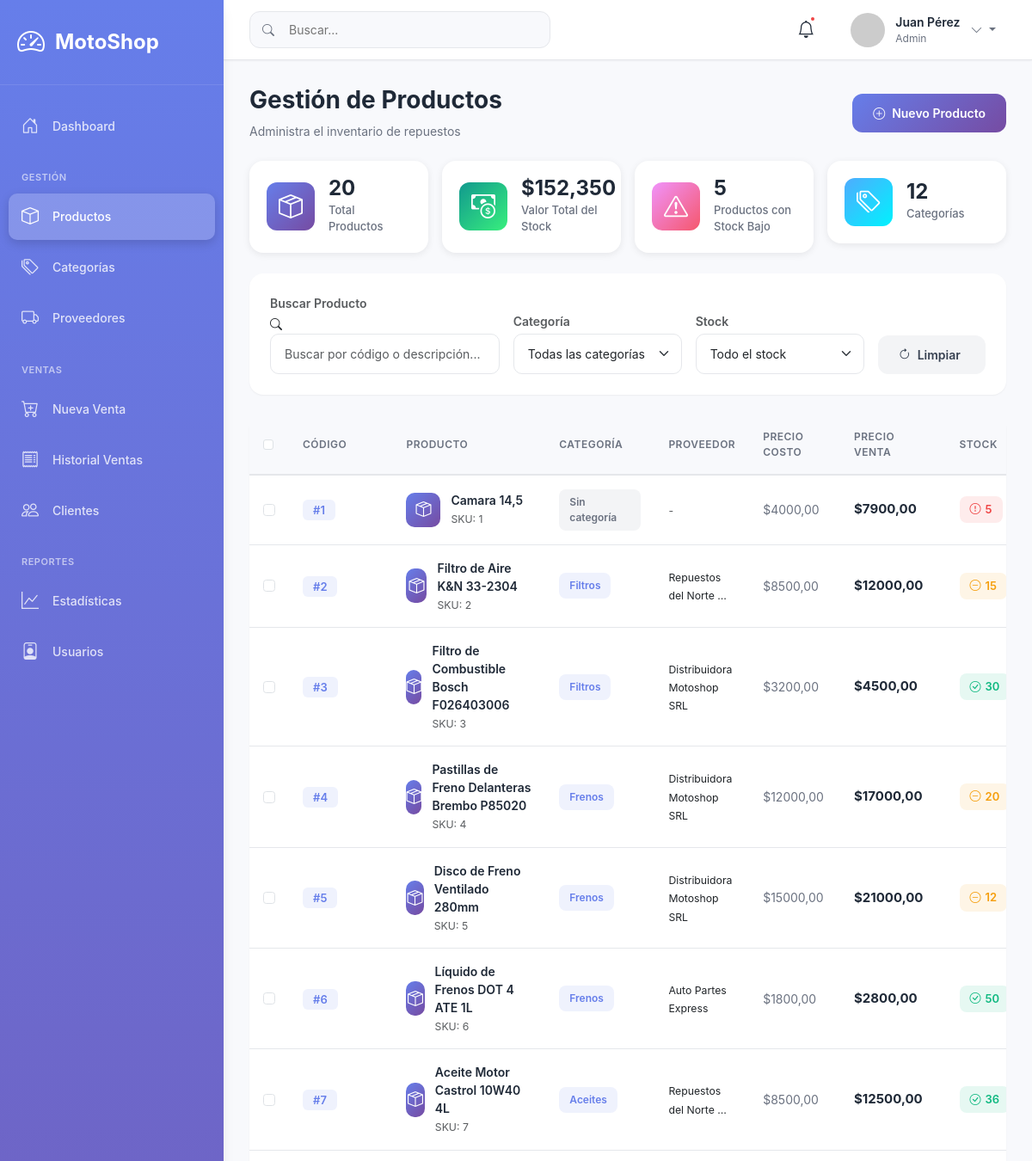
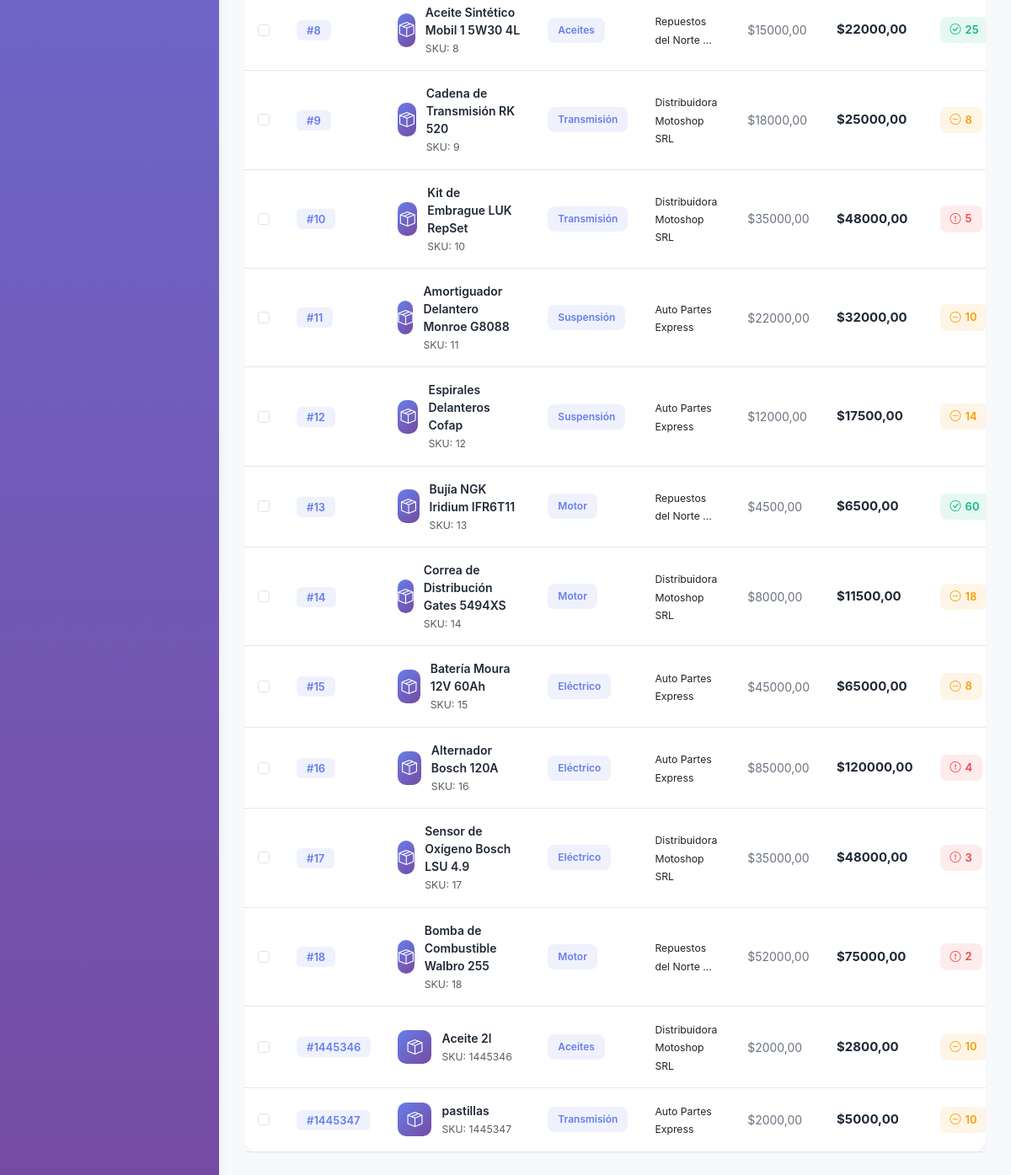
Page /inventario/productos/ (signed in) on the committed database (2 pictures, top to bottom).
### apps/inventario/models.py (models this page shows, shortened)
class Producto(models.Model):
    codigo = models.IntegerField(unique=True)
    descripcion = models.TextField(blank=True, null=True)
    precio_costo = models.DecimalField(max_digits=10, decimal_places=2)
    precio_venta = models.DecimalField(max_digits=10, decimal_places=2)
    stock = models.IntegerField(default=0)
    stock_minimo = models.IntegerField(default=5, help_text='Stock mínimo para alertas')
    categoria = models.ForeignKey(Categoria, on_delete=models.SET_NULL, null=True, blank=True)
    proveedor = models.ForeignKey(Proveedor, on_delete=models.SET_NULL, null=True, blank=True)
    estado = models.IntegerField(default=1)
    class Meta:
        db_table = 'productos'
        verbose_name = 'Producto'
        verbose_name_plural = 'Productos'
    @property
    def margen_ganancia(self):
        if self.precio_costo > 0:
            return ((self.precio_venta - self.precio_costo) / self.precio_costo) * 100
        return 0

class Categoria(models.Model):
    nombre = models.CharField(max_length=200, unique=True)
    estado = models.IntegerField(default=1)
    class Meta:
        db_table = 'categorias'
        verbose_name = 'Categoría'
        verbose_name_plural = 'Categorías'

class Proveedor(models.Model):
    CONDICIONES_IVA = [
        ('Responsable Inscripto', 'Responsable Inscripto'),
        ('Monotributista', 'Monotributista'),
        ('Exento', 'Exento'),
        ('Consumidor Final', 'Consumidor Final'),
    ]
    razon_social = models.CharField(max_length=200)
    codigo_proveedor = models.IntegerField(unique=True)
    cuit = models.CharField(max_length=13, unique=True)
    nombre_contacto = models.CharField(max_length=200, blank=True, null=True)
    telefono = models.CharField(max_length=20, blank=True, null=True)
    direccion = models.TextField(blank=True, null=True)
    email = models.EmailField(blank=True, null=True)
    condicion_iva = models.CharField(max_length=50, choices=CONDICIONES_IVA)
    estado = models.IntegerField(default=1)
    class Meta:
        db_table = 'proveedores'
        verbose_name = 'Proveedor'
        verbose_name_plural = 'Proveedores'

### apps/inventario/views.py (the view)
# urls.py: path('productos/', views.lista_productos, name='lista_productos'),
@login_required
def lista_productos(request):
    productos = Producto.objects.filter(estado=1).select_related('categoria', 'proveedor')
    productos_stock_bajo = productos.filter(stock__lte=models.F('stock_minimo')).count()
    context = {
        'productos': productos,
        'productos_stock_bajo': productos_stock_bajo,
    }
    return render(request, 'inventario/lista_productos.html', context)

### templates/inventario/lista_productos.html (shortened to what this page needs)
{% extends 'base.html' %}
{% block content %}
<div class="page-header mb-4">
    <div class="d-flex justify-content-between align-items-center">
        <div>
            <h1 class="page-title">Gestión de Productos</h1>
            <p class="page-subtitle">Administra el inventario de repuestos</p>
        </div>
        <button class="btn btn-primary-modern btn-modern" data-bs-toggle="modal" data-bs-target="#modalProducto" onclick="abrirModalNuevo()">
            <i class="bi bi-plus-circle"></i>
            Nuevo Producto
        </button>
    </div>
</div>
<div class="row g-3 mb-4">
    <div class="col-6 col-md-3">
        <div class="stat-card stat-card-purple">
            <div class="stat-icon">
                <i class="bi bi-box-seam"></i>
            </div>
            <div class="stat-content">
                <div class="stat-value">{{ productos|length }}</div>
                <div class="stat-label">Total Productos</div>
            </div>
        </div>
    </div>
    <div class="col-6 col-md-3">
        <div class="stat-card stat-card-green">
            <div class="stat-icon">
                <i class="bi bi-cash-coin"></i>
            </div>
            <div class="stat-content">
                <div class="stat-value">$152,350</div>
                <div class="stat-label">Valor Total del Stock</div>
            </div>
        </div>
    </div>
    <div class="col-6 col-md-3">
        <div class="stat-card stat-card-orange">
            <div class="stat-icon">
                <i class="bi bi-exclamation-triangle"></i>
            </div>
            <div class="stat-content">
                <div class="stat-value">{{ productos_stock_bajo }}</div>
                <div class="stat-label">Productos con Stock Bajo</div>
            </div>
        </div>
    </div>
    <div class="col-6 col-md-3">
        <div class="stat-card stat-card-blue">
            <div class="stat-icon">
                <i class="bi bi-tags"></i>
            </div>
            <div class="stat-content">
                <div class="stat-value">12</div>
                <div class="stat-label">Categorías</div>
            </div>
        </div>
    </div>
</div>
<div class="card mb-4">
    <div class="card-body">
        <div class="row g-3 align-items-end">
            <div class="col-md-4">
                <label class="form-label small text-muted mb-1">Buscar Producto</label>
                <div class="search-box-modern">
                    <i class="bi bi-search"></i>
                    <input type="text" class="form-control" id="searchInput" placeholder="Buscar por código o descripción...">
                </div>
            </div>
            <div class="col-md-3">
                <label class="form-label small text-muted mb-1">Categoría</label>
                <select class="form-select" id="filterCategoria">
                    <option value="">Todas las categorías</option>
                </select>
            </div>
            <div class="col-md-3">
                <label class="form-label small text-muted mb-1">Stock</label>
                <select class="form-select" id="filterStock">
                    <option value="">Todo el stock</option>
                </select>
            </div>
            <div class="col-md-2">
                <button class="btn btn-modern w-100" style="background: #f3f4f6; color: #374151;">
                    <i class="bi bi-arrow-clockwise"></i>
                    Limpiar
                </button>
            </div>
        </div>
    </div>
</div>
<div class="card">
    <div class="card-body p-0">
        <div class="table-responsive">
            <table class="modern-table" id="tablaProductos">
                <thead>
                    <tr>
                        <th>
                            <input type="checkbox" class="form-check-input">
                        </th>
                        <th>CÓDIGO</th>
                        <th>PRODUCTO</th>
                        <th>CATEGORÍA</th>
                        <th>PROVEEDOR</th>
                        <th>PRECIO COSTO</th>
                        <th>PRECIO VENTA</th>
                        <th>STOCK</th>
                    </tr>
                </thead>
                <tbody>
                    {% for producto in productos %}
                    <tr class="producto-row"
                        data-producto-id="{{ producto.id }}"
                        data-codigo="{{ producto.codigo }}"
                        data-descripcion="{{ producto.descripcion }}"
                        data-categoria="{{ producto.categoria.nombre|default:'' }}"
                        data-stock="{{ producto.stock }}"
                        data-precio-costo="{{ producto.precio_costo }}"
                        data-precio-venta="{{ producto.precio_venta }}"
                        data-categoria-id="{{ producto.categoria.id|default:'' }}"
                        data-proveedor-id="{{ producto.proveedor.id|default:'' }}"
                        data-proveedor="{{ producto.proveedor.razon_social|default:'Sin proveedor' }}"
                        data-margen="{{ producto.margen_ganancia|floatformat:1 }}"
                        data-stock-minimo="{{ producto.stock_minimo }}">
                        <td>
                            <input type="checkbox" class="form-check-input">
                        </td>
                        <td>
                            <span class="code-badge">#{{ producto.codigo }}</span>
                        </td>
                        <td>
                            <div class="product-info">
                                <div class="product-avatar">
                                    <i class="bi bi-box-seam"></i>
                                </div>
                                <div>
                                    <div class="product-name">{{ producto.descripcion|truncatewords:10 }}</div>
                                    <small class="text-muted">SKU: {{ producto.codigo }}</small>
                                </div>
                            </div>
                        </td>
                        <td>
                            {% if producto.categoria %}
                                <span class="badge-modern" style="background: rgba(102, 126, 234, 0.1); color: #667eea;">
                                    {{ producto.categoria.nombre }}
                                </span>
                            {% else %}
                                <span class="badge-modern" style="background: #f3f4f6; color: #6b7280;">
                                    Sin categoría
                                </span>
                            {% endif %}
                        </td>
                        <td>
                            {% if producto.proveedor %}
                                <small>{{ producto.proveedor.razon_social|truncatewords:3 }}</small>
                            {% else %}
                                <small class="text-muted">-</small>
                            {% endif %}
                        </td>
                        <td>
                            <span class="price-text">${{ producto.precio_costo }}</span>
                        </td>
                        <td>
                            <strong class="price-text-strong">${{ producto.precio_venta }}</strong>
                        </td>
                        <td>
                            {% if producto.stock <= producto.stock_minimo %}
                                <span class="stock-badge stock-low">
                                    <i class="bi bi-exclamation-circle"></i>
                                    {{ producto.stock }}
                                </span>
                            {% elif producto.stock <= producto.stock_minimo|add:"15" %}
                                <span class="stock-badge stock-medium">
                                    <i class="bi bi-dash-circle"></i>
                                    {{ producto.stock }}
                                </span>
                            {% else %}
                                <span class="stock-badge stock-high">
                                    <i class="bi bi-check-circle"></i>
                                    {{ producto.stock }}
                                </span>
                            {% endif %}
                        </td>
                    </tr>
                    {% endfor %}
                </tbody>
            </table>
        </div>
    </div>
</div>
                                {% regroup productos by categoria as categoria_list %}
                                {% regroup productos by proveedor as proveedor_list %}
{% endblock %}

### templates/base.html (shortened to what this page needs)
{% load static %}
<!DOCTYPE html>
<html lang="es">
<head>
    <link href="https://cdn.jsdelivr.net/npm/bootstrap@5.3.0/dist/css/bootstrap.min.css" rel="stylesheet">
    <link rel="stylesheet" href="https://cdn.jsdelivr.net/npm/bootstrap-icons@1.10.0/font/bootstrap-icons.css">
    <link rel="stylesheet" href="{% static 'css/modern-style.css' %}">
</head>
<body>
    <aside class="sidebar">
        <div class="sidebar-header">
            <div class="logo">
                <i class="bi bi-speedometer2"></i>
                <span class="logo-text">MotoShop</span>
            </div>
        </div>
        <nav class="sidebar-nav">
            <ul class="nav-list">
                <li class="nav-item">
                    <a href="{% url 'dashboard' %}" class="nav-link">
                        <i class="bi bi-house-door"></i>
                        <span>Dashboard</span>
                    </a>
                </li>
                <li class="nav-section">GESTIÓN</li>
                <li class="nav-item">
                    <a href="{% url 'lista_productos' %}" class="nav-link">
                        <i class="bi bi-box"></i>
                        <span>Productos</span>
                    </a>
                </li>
                <li class="nav-item">
                    <a href="{% url 'lista_categorias' %}" class="nav-link">
                        <i class="bi bi-tags"></i>
                        <span>Categorías</span>
                    </a>
                </li>
                <li class="nav-item">
                    <a href="{% url 'lista_proveedores' %}" class="nav-link">
                        <i class="bi bi-truck"></i>
                        <span>Proveedores</span>
                    </a>
                </li>
                <li class="nav-section">VENTAS</li>
                <li class="nav-item">
                    <a href="{% url 'crear_venta' %}" class="nav-link">
                        <i class="bi bi-cart-plus"></i>
                        <span>Nueva Venta</span>
                    </a>
                </li>
                <li class="nav-item">
                    <a href="{% url 'lista_ventas' %}" class="nav-link">
                        <i class="bi bi-receipt"></i>
                        <span>Historial Ventas</span>
                    </a>
                </li>
                <li class="nav-item">
                    <a href="{% url 'lista_clientes' %}" class="nav-link">
                        <i class="bi bi-people"></i>
                        <span>Clientes</span>
                    </a>
                </li>
                <li class="nav-section">REPORTES</li>
                <li class="nav-item">
                    <a href="{% url 'reportes' %}" class="nav-link">
                        <i class="bi bi-graph-up"></i>
                        <span>Estadísticas</span>
                    </a>
                </li>
                <li class="nav-item">
                    <a href="{% url 'lista_usuarios' %}" class="nav-link">
                        <i class="bi bi-person-badge"></i>
                        <span>Usuarios</span>
                    </a>
                </li>
            </ul>
        </nav>
    </aside>
    <main class="main-content">
        <nav class="top-nav">
            <div class="top-nav-left">
                <div class="search-box">
                    <i class="bi bi-search"></i>
                    <input type="text" placeholder="Buscar..." class="search-input">
                </div>
            </div>
            <div class="top-nav-right">
                <button class="icon-btn notification-btn">
                    <i class="bi bi-bell"></i>
                    <span class="badge-dot"></span>
                </button>
                <div class="user-menu">
                    <div class="user-avatar">
                        <img src="https://ui-avatars.com/api/?name={{ user.first_name }}+{{ user.last_name }}&background=667eea&color=fff" alt="User">
                    </div>
                    <div class="user-info">
                        <span class="user-name">{{ user.first_name }} {{ user.last_name }}</span>
                        <span class="user-role">{{ user.perfil.rol.tipo|default:"Admin" }}</span>
                    </div>
                    <div class="dropdown">
                        <button class="dropdown-toggle" type="button" data-bs-toggle="dropdown">
                            <i class="bi bi-chevron-down"></i>
                        </button>
                    </div>
                </div>
            </div>
        </nav>
        <div class="page-content">
            {% block content %}{% endblock %}
        </div>
    </main>
</body>
</html>

### rows in the picture
Producto: codigo "1", descripcion "Camara 14,5", shows "Sin categoría", precio_costo "4000,00", precio_venta "7900,00", stock "5"
Producto: codigo "2", descripcion "Filtro de Aire K&N 33-2304", categoria.nombre "Filtros", proveedor.razon_social "Repuestos del Norte …", precio_costo "8500,00", precio_venta "12000,00", stock "15"
Producto: codigo "3", descripcion "Filtro de Combustible Bosch F026403006", categoria.nombre "Filtros", proveedor.razon_social "Distribuidora Motoshop SRL", precio_costo "3200,00", precio_venta "4500,00", stock "30"
Producto: codigo "4", descripcion "Pastillas de Freno Delanteras Brembo P85020", categoria.nombre "Frenos", proveedor.razon_social "Distribuidora Motoshop SRL", precio_costo "12000,00", precio_venta "17000,00", stock "20"
Producto: codigo "5", descripcion "Disco de Freno Ventilado 280mm", categoria.nombre "Frenos", proveedor.razon_social "Distribuidora Motoshop SRL", precio_costo "15000,00", precio_venta "21000,00", stock "12"
Producto: codigo "6", descripcion "Líquido de Frenos DOT 4 ATE 1L", categoria.nombre "Frenos", proveedor.razon_social "Auto Partes Express", precio_costo "1800,00", precio_venta "2800,00", stock "50"
Producto: codigo "7", descripcion "Aceite Motor Castrol 10W40 4L", categoria.nombre "Aceites", proveedor.razon_social "Repuestos del Norte …", precio_costo "8500,00", precio_venta "12500,00", stock "36"
Producto: codigo "8", descripcion "Aceite Sintético Mobil 1 5W30 4L", categoria.nombre "Aceites", proveedor.razon_social "Repuestos del Norte …", precio_costo "15000,00", precio_venta "22000,00", stock "25"
Producto: codigo "9", descripcion "Cadena de Transmisión RK 520", categoria.nombre "Transmisión", proveedor.razon_social "Distribuidora Motoshop SRL", precio_costo "18000,00", precio_venta "25000,00", stock "8"
Producto: codigo "10", descripcion "Kit de Embrague LUK RepSet", categoria.nombre "Transmisión", proveedor.razon_social "Distribuidora Motoshop SRL", precio_costo "35000,00", precio_venta "48000,00", stock "5"
Producto: codigo "11", descripcion "Amortiguador Delantero Monroe G8088", categoria.nombre "Suspensión", proveedor.razon_social "Auto Partes Express", precio_costo "22000,00", precio_venta "32000,00", stock "10"
Producto: codigo "12", descripcion "Espirales Delanteros Cofap", categoria.nombre "Suspensión", proveedor.razon_social "Auto Partes Express", precio_costo "12000,00", precio_venta "17500,00", stock "14"
Producto: codigo "13", descripcion "Bujía NGK Iridium IFR6T11", categoria.nombre "Motor", proveedor.razon_social "Repuestos del Norte …", precio_costo "4500,00", precio_venta "6500,00", stock "60"
Producto: codigo "14", descripcion "Correa de Distribución Gates 5494XS", categoria.nombre "Motor", proveedor.razon_social "Distribuidora Motoshop SRL", precio_costo "8000,00", precio_venta "11500,00", stock "18"
Producto: codigo "15", descripcion "Batería Moura 12V 60Ah", categoria.nombre "Eléctrico", proveedor.razon_social "Auto Partes Express", precio_costo "45000,00", precio_venta "65000,00", stock "8"
Producto: codigo "16", descripcion "Alternador Bosch 120A", categoria.nombre "Eléctrico", proveedor.razon_social "Auto Partes Express", precio_costo "85000,00", precio_venta "120000,00", stock "4"
Producto: codigo "17", descripcion "Sensor de Oxígeno Bosch LSU 4.9", categoria.nombre "Eléctrico", proveedor.razon_social "Distribuidora Motoshop SRL", precio_costo "35000,00", precio_venta "48000,00", stock "3"
Producto: codigo "18", descripcion "Bomba de Combustible Walbro 255", categoria.nombre "Motor", proveedor.razon_social "Repuestos del Norte …", precio_costo "52000,00", precio_venta "75000,00", stock "2"
Producto: codigo "1445346", descripcion "Aceite 2l", categoria.nombre "Aceites", proveedor.razon_social "Distribuidora Motoshop SRL", precio_costo "2000,00", precio_venta "2800,00", stock "10"
Producto: codigo "1445347", descripcion "pastillas", categoria.nombre "Transmisión", proveedor.razon_social "Auto Partes Express", precio_costo "2000,00", precio_venta "5000,00", stock "10"

### other values in the picture
{{ user.first_name }} "Juan"
{{ user.last_name }} "Pérez"
{{ user.perfil.rol.tipo|default:"Admin" }} "Admin"
{{ productos|length }} "20"
{{ productos_stock_bajo }} "5"
